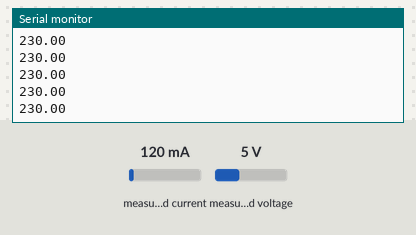
The sketch below on a simulated Arduino Uno, built with avr-gcc and run on an emulated ATmega328P. Parts: the last lines printed to the serial monitor. Inputs (shaded band) come from the test bench; at power-on: measured voltage 5 V, measured current 120 mA.

Above: at 1.2 s.
1.3 s: measured voltage set to 0.3 V
At 1.57 s:
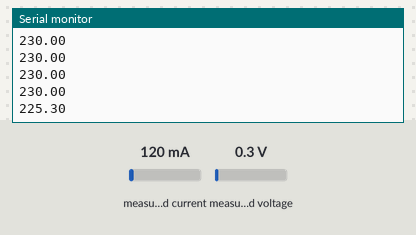
2.8 s: measured voltage set to 3.8 V
At 2.98 s:
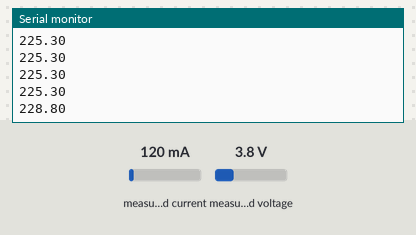
Timing chart, 0 to 5.8 s (numbered marks = the images above; inputs shaded):
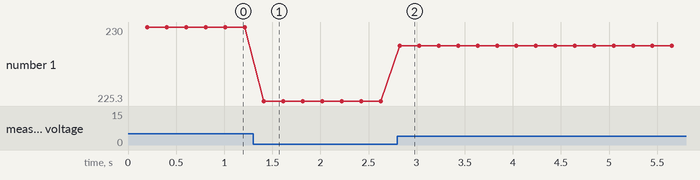

The sketch:

main.ino
```cpp
#include <cmath>
#include "EmonLib.h"

EnergyMonitor emon1;

void setup() {
  // GPIO13 = D13 = ADC2_4
  pinMode(13, INPUT);

  // parametros: ( pino de entrada do sinal, fator de calibração, defasagem )
  emon1.voltage(13, 105, 0);

  Serial.begin(9600);
}

void loop() {
/*
  // use esse codigo para plottar o gráfico no serial plotter
  // precisa do delay em EXATAMENTE 101ms para funcionar, não sei porque
  // comentar o codigo de extrair Vrms abaixo quando for usar

  int valueRead = analogRead(13);
  Serial.println(valueRead);
  delay(101);
*/

  // calcula tudo da bibliotca do Emon. parametros: ( numero de ondas de análise, timeout em milisegundos )
  emon1.calcVI(20, 100);

  float voltageRMS = emon1.Vrms;
  Serial.print(voltageRMS);
  Serial.print('\n');
}
```

Measured:
- after the input at 1.3 s, the serial monitor: prints a new line after 0.11 s (image 1)
- after the input at 2.8 s, the serial monitor: prints a new line at once (image 2)
- plotted number 1: 230 → 225.3 after the input at 1.3 s, 225.3 → 228 after the input at 2.8 s
